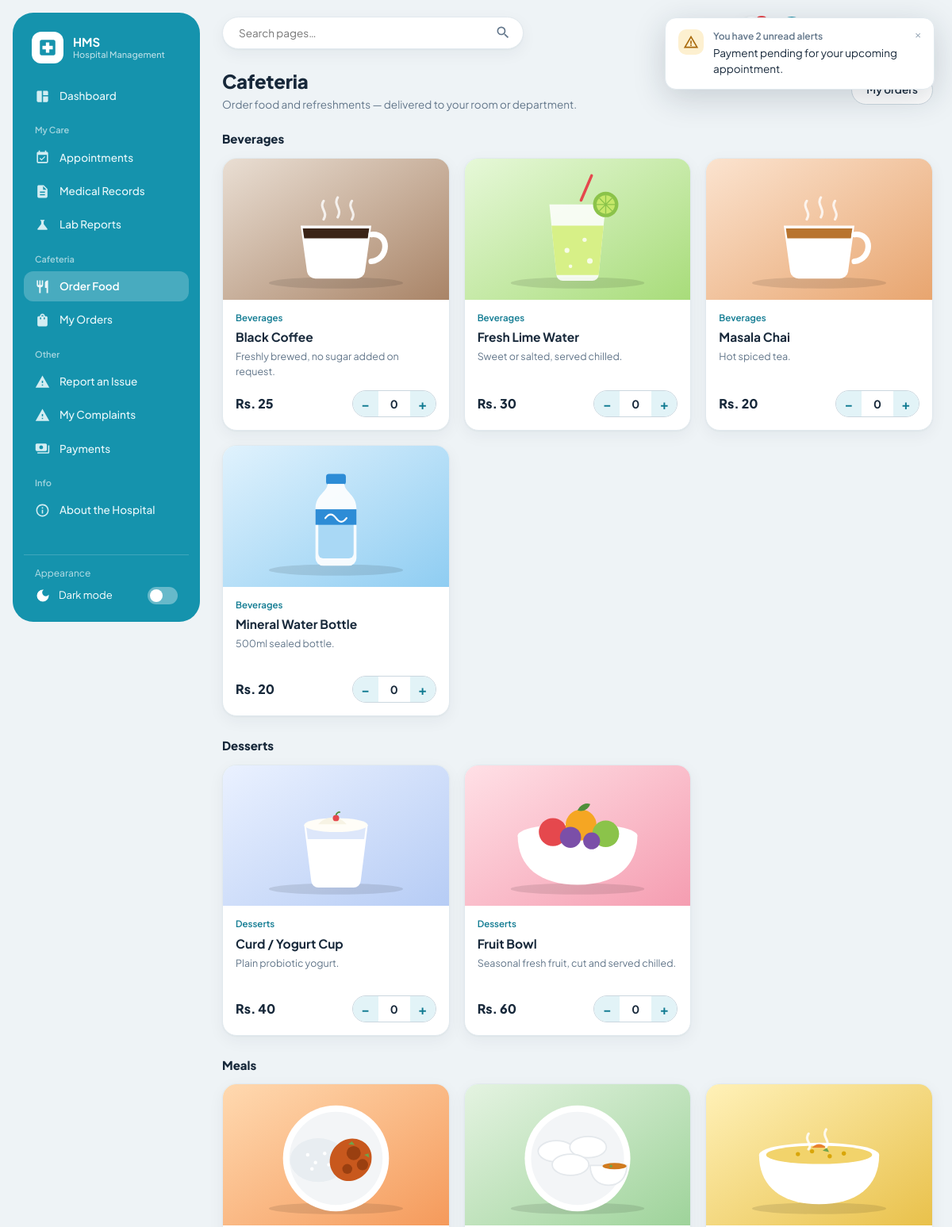
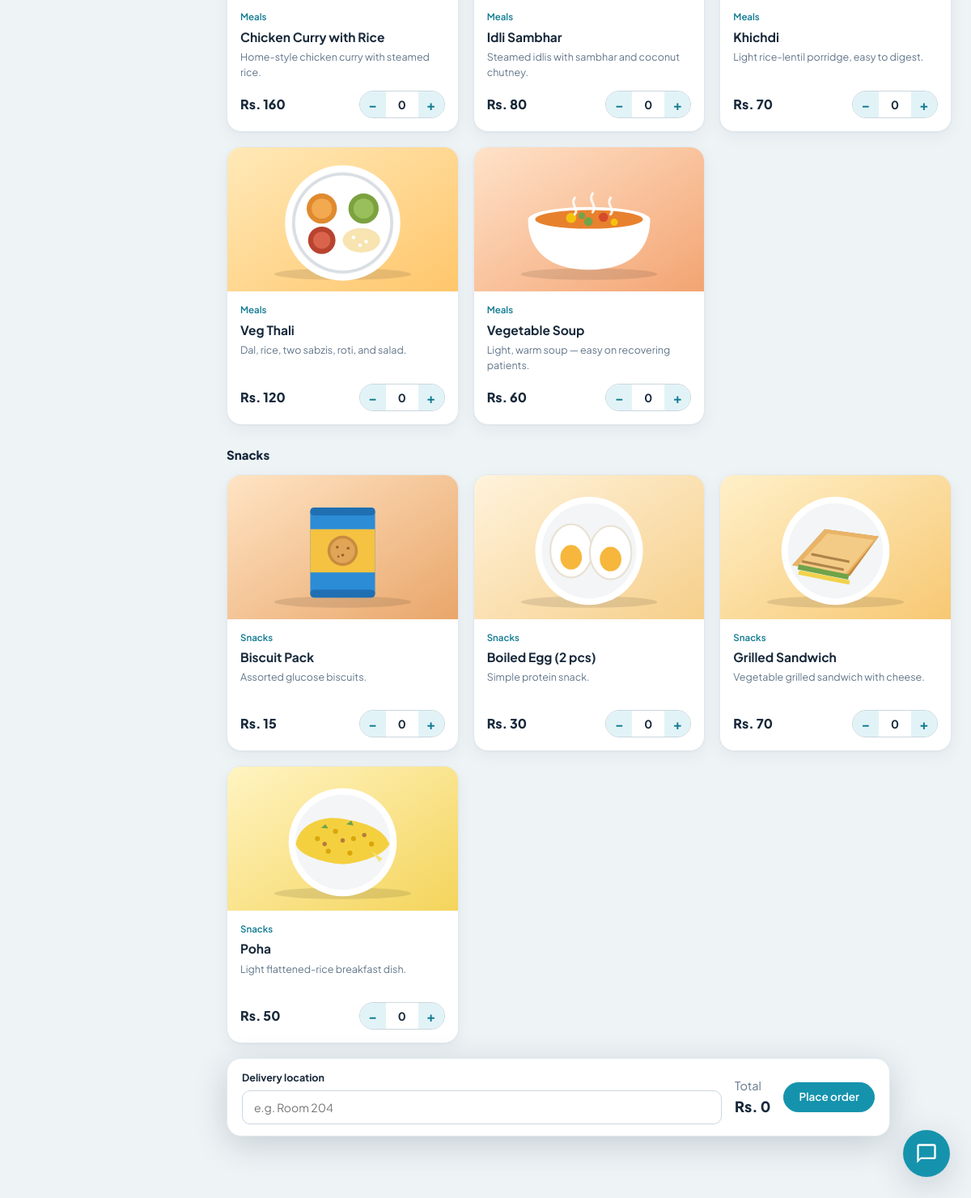
Screenshot of /cafeteria/menu (signed in) with the database file from the repository (2 pictures, top to bottom).
### models.py (models this page shows)
class CafeteriaItem(db.Model):
    __tablename__ = "cafeteria_items"
    id = db.Column(db.Integer, primary_key=True)
    name = db.Column(db.String(120), nullable=False)
    category = db.Column(db.String(60))  # Meals / Beverages / Snacks / Desserts
    price = db.Column(db.Float, nullable=False)
    description = db.Column(db.String(255))
    available = db.Column(db.Boolean, default=True)
    image = db.Column(db.String(120), nullable=True)  # file name inside static/img/cafeteria/
    @property
    def image_file(self):
        if self.image:
            return self.image
        return f"cat_{(self.category or 'meals').lower()}.svg"

### routes/cafeteria.py (the view, shortened to what this page needs)
@cafeteria_bp.route("/menu", methods=["GET", "POST"])
@login_required(roles=["doctor", "patient"])
def menu():
    user = get_current_user()
    items = CafeteriaItem.query.filter_by(available=True).order_by(CafeteriaItem.category, CafeteriaItem.name).all()
    return render_template("cafeteria/menu.html", items=items)

### routes/auth_utils.py (called while the page is built)
def get_current_user():
    if "user_id" not in session:
        return None
    if not hasattr(g, "_current_user"):
        g._current_user = User.query.get(session["user_id"])
    return g._current_user

def login_required(roles=None):
    def decorator(view_func):
        @wraps(view_func)
        def wrapped(*args, **kwargs):
            user = get_current_user()
            if user is None:
                flash("Please log in to continue.", "error")
                return redirect(url_for("auth.portal"))
            if roles and user.role not in roles:
                flash("You don't have access to that page.", "error")
                return redirect(url_for("auth.dashboard_redirect"))
            return view_func(*args, **kwargs)
        return wrapped
    return decorator

### templates/cafeteria/menu.html (shortened to what this page needs)
{% extends "base.html" %}
{% block content %}
<div class="page-header">
  <div>
    <h2>Cafeteria</h2>
    <p class="subtitle">Order food and refreshments — delivered to your room or department.</p>
  </div>
  <a class="btn" href="{{ url_for('cafeteria.my_orders') }}">My orders</a>
</div>
<form method="post" id="orderForm">
  {% if items %}
  {% set cats = [] %}{% for item in items %}{% if (item.category or 'Menu') not in cats %}{% set _ = cats.append(item.category or 'Menu') %}{% endif %}{% endfor %}
  {% for cat in cats %}
  <div class="cafe-cat-title">{{ cat }}</div>
  <div class="menu-grid">
    {% for item in items if (item.category or 'Menu') == cat %}
    <div class="menu-card">
      <img class="menu-img" loading="lazy" src="{{ url_for('static', filename='img/cafeteria/' ~ item.image_file) }}" alt="{{ item.name }}">
      <div class="menu-body">
        <div class="menu-cat">{{ item.category or 'Menu' }}</div>
        <h4>{{ item.name }}</h4>
        <p class="menu-desc">{{ item.description or '' }}</p>
        <div class="menu-footer">
          <span class="price">Rs. {{ "%.0f"|format(item.price) }}</span>
          <div class="qty" data-price="{{ item.price }}">
            <button type="button" data-d="-1" aria-label="Decrease">&minus;</button>
            <input type="number" name="qty_{{ item.id }}" min="0" max="20" value="0" aria-label="Quantity of {{ item.name }}">
            <button type="button" data-d="1" aria-label="Increase">+</button>
          </div>
        </div>
      </div>
    </div>
    {% endfor %}
  </div>
  {% endfor %}
  <div class="order-bar">
    <div class="field grow">
      <label for="delivery_location">Delivery location</label>
      <input type="text" id="delivery_location" name="delivery_location"
             placeholder="{{ 'e.g. Room 204' if session.role == 'patient' else 'e.g. Doctors Lounge, OPD-2' }}" required>
    </div>
    <div><span class="text-muted">Total</span><div class="order-total" id="orderTotal">Rs. 0</div></div>
    <button class="btn btn-primary" type="submit" id="orderBtn" disabled>Place order</button>
  </div>
  {% else %}
  <div class="panel empty-state"><div class="big">The cafeteria menu is currently empty.</div></div>
  {% endif %}
</form>
{% endblock %}

### templates/base.html (shortened to what this page needs)
{% import "_icons.html" as ic %}
{% macro nav(endpoint, label, icon, match=None, bp=None) -%}
  {% set is_active = (request.endpoint == endpoint) or (match and request.endpoint in match) or (bp and request.blueprint == bp) %}
  <a class="nav-link {{ 'active' if is_active }}" href="{{ url_for(endpoint) }}" data-nav>{{ ic[icon]() }}<span>{{ label }}</span></a>
{%- endmacro %}
<!DOCTYPE html>
<html lang="en" data-theme="light">
<head>
  <link rel="stylesheet" href="{{ url_for('static', filename='css/style.css') }}">
</head>
<body>
{% set role = session.role %}
<div class="shell">
  <aside class="sidebar">
    <div class="brand">
      <span class="brand-mark">{{ ic.hospital() }}</span>
      <h1>HMS<small>Hospital Management</small></h1>
    </div>
    {% if role == 'admin' %}
      {{ nav('auth.admin_dashboard','Dashboard','dashboard') }}
      <div class="nav-group-label">Care</div>
      {{ nav('patients.list_patients','Patients','patients',bp='patients') }}
      {{ nav('doctors.list_doctors','Doctors','doctors',bp='doctors') }}
      {{ nav('appointments.list_appointments','Appointments','appointments',bp='appointments') }}
      {{ nav('records.list_records','Records & Rx','records',bp='records') }}
      {{ nav('lab_reports.list_reports','Lab Reports','labreports',bp='lab_reports') }}
      <div class="nav-group-label">Operations</div>
      {{ nav('auth.staff_list','Manage Staff','staff',match=['auth.staff_new','auth.staff_edit']) }}
      {{ nav('leave.admin_leaves','Leave Requests','leave') }}
      {{ nav('pharmacy.list_medicines','Medicine Inventory','pharmacy') }}
      {{ nav('pharmacy.dispense_queue','Dispense Queue','dispense',match=['pharmacy.dispense_item']) }}
      {{ nav('pharmacy.billing','Medicine Billing','billing') }}
      {{ nav('cafeteria.admin_menu','Cafeteria Menu','cafeteria',match=['cafeteria.admin_menu_new','cafeteria.admin_menu_edit']) }}
      {{ nav('cafeteria.admin_orders','Cafeteria Orders','orders') }}
      {{ nav('complaints.admin_complaints','Complaints','complaints') }}
      {{ nav('payments.history','All Payments','payments') }}
    {% elif role == 'patient' %}
      {{ nav('auth.patient_dashboard','Dashboard','dashboard') }}
      <div class="nav-group-label">My Care</div>
      {{ nav('appointments.list_appointments','Appointments','appointments',bp='appointments') }}
      {{ nav('records.list_records','Medical Records','records',bp='records') }}
      {{ nav('lab_reports.list_reports','Lab Reports','labreports',bp='lab_reports') }}
      <div class="nav-group-label">Cafeteria</div>
      {{ nav('cafeteria.menu','Order Food','cafeteria') }}
      {{ nav('cafeteria.my_orders','My Orders','orders') }}
      <div class="nav-group-label">Other</div>
      {{ nav('complaints.new_complaint','Report an Issue','complaints') }}
      {{ nav('complaints.my_complaints','My Complaints','complaints') }}
      {{ nav('payments.history','Payments','payments') }}
    {% endif %}
    <div class="nav-group-label">Info</div>
    {{ nav('auth.about','About the Hospital','about') }}
    <div class="sidebar-spacer"></div>
    <div class="appearance">
      <div class="label">Appearance</div>
      <div class="appearance-row">{{ ic.moon() }}<span>Dark mode</span>
        <button type="button" class="switch" id="themeSwitch" aria-label="Toggle dark mode"></button>
      </div>
    </div>
  </aside>
  <main class="main">
    <div class="topbar">
      <div class="global-search">
        <input type="search" id="globalSearch" placeholder="Search pages…" autocomplete="off" aria-label="Search pages">
      </div>
      <div class="topbar-user">
        <div class="popover-wrap">
          <button type="button" class="icon-btn" id="bellBtn" aria-label="Notifications">
            {{ ic.bell() }}<span class="badge-dot" id="bellCount">0</span>
          </button>
        </div>
        {% if current_user %}
        <div class="popover-wrap">
          <button type="button" class="user-menu-btn" id="userBtn">
            <span class="avatar">{{ current_user.name[:1]|upper }}</span>
            <span class="user-meta"><span class="n">{{ current_user.name }}</span><span class="e">{{ current_user.email }}</span></span>
          </button>
        </div>
        {% endif %}
      </div>
    </div>
    <div class="toast-stack" id="toasts"></div>
    {% block content %}{% endblock %}
  </main>
</div>
{% if role == 'patient' %}
<button type="button" class="chat-fab" id="chatFab" aria-label="Open help assistant">{{ ic.chat() }}</button>
{% endif %}
</body>
</html>

### templates/_icons.html (shortened to what this page needs)
{% macro dashboard(cls='icon') %}<svg class="{{ cls }}" viewBox="0 0 24 24" fill="currentColor" aria-hidden="true"><path fill="none" d="M0 0h24v24H0z"></path><path d="M11 21H5c-1.1 0-2-.9-2-2V5c0-1.1.9-2 2-2h6zm2 0h6c1.1 0 2-.9 2-2v-7h-8zm8-11V5c0-1.1-.9-2-2-2h-6v7z"></path></svg>{% endmacro %}
{% macro appointments(cls='icon') %}<svg class="{{ cls }}" viewBox="0 0 24 24" fill="currentColor" aria-hidden="true"><path fill="none" d="M0 0h24v24H0z"></path><path d="M16.53 11.06 15.47 10l-4.88 4.88-2.12-2.12-1.06 1.06L10.59 17zM19 3h-1V1h-2v2H8V1H6v2H5c-1.11 0-1.99.9-1.99 2L3 19a2 2 0 0 0 2 2h14c1.1 0 2-.9 2-2V5c0-1.1-.9-2-2-2m0 16H5V8h14z"></path></svg>{% endmacro %}
{% macro records(cls='icon') %}<svg class="{{ cls }}" viewBox="0 0 24 24" fill="currentColor" aria-hidden="true"><path fill="none" d="M0 0h24v24H0z"></path><path d="M14 2H6c-1.1 0-1.99.9-1.99 2L4 20c0 1.1.89 2 1.99 2H18c1.1 0 2-.9 2-2V8zm2 16H8v-2h8zm0-4H8v-2h8zm-3-5V3.5L18.5 9z"></path></svg>{% endmacro %}
{% macro cafeteria(cls='icon') %}<svg class="{{ cls }}" viewBox="0 0 24 24" fill="currentColor" aria-hidden="true"><path fill="none" d="M0 0h24v24H0z"></path><path d="M11 9H9V2H7v7H5V2H3v7c0 2.12 1.66 3.84 3.75 3.97V22h2.5v-9.03C11.34 12.84 13 11.12 13 9V2h-2zm5-3v8h2.5v8H21V2c-2.76 0-5 2.24-5 4"></path></svg>{% endmacro %}
{% macro orders(cls='icon') %}<svg class="{{ cls }}" viewBox="0 0 24 24" fill="currentColor" aria-hidden="true"><path fill="none" d="M0 0h24v24H0z"></path><path d="M18 6h-2c0-2.21-1.79-4-4-4S8 3.79 8 6H6c-1.1 0-2 .9-2 2v12c0 1.1.9 2 2 2h12c1.1 0 2-.9 2-2V8c0-1.1-.9-2-2-2m-8 4c0 .55-.45 1-1 1s-1-.45-1-1V8h2zm2-6c1.1 0 2 .9 2 2h-4c0-1.1.9-2 2-2m4 6c0 .55-.45 1-1 1s-1-.45-1-1V8h2z"></path></svg>{% endmacro %}
{% macro complaints(cls='icon') %}<svg class="{{ cls }}" viewBox="0 0 24 24" fill="currentColor" aria-hidden="true"><path fill="none" d="M0 0h24v24H0z"></path><path d="M1 21h22L12 2zm12-3h-2v-2h2zm0-4h-2v-4h2z"></path></svg>{% endmacro %}
{% macro payments(cls='icon') %}<svg class="{{ cls }}" viewBox="0 0 24 24" fill="currentColor" aria-hidden="true"><path fill="none" d="M0 0h24v24H0z"></path><path d="M19 14V6c0-1.1-.9-2-2-2H3c-1.1 0-2 .9-2 2v8c0 1.1.9 2 2 2h14c1.1 0 2-.9 2-2m-9-1c-1.66 0-3-1.34-3-3s1.34-3 3-3 3 1.34 3 3-1.34 3-3 3m13-6v11c0 1.1-.9 2-2 2H4v-2h17V7z"></path></svg>{% endmacro %}
{% macro labreports(cls='icon') %}<svg class="{{ cls }}" viewBox="0 0 24 24" fill="currentColor" aria-hidden="true"><path fill="none" d="M0 0h24v24H0z"></path><path d="M19.8 18.4 14 10.67V6.5l1.35-1.69c.26-.33.03-.81-.39-.81H9.04c-.42 0-.65.48-.39.81L10 6.5v4.17L4.2 18.4c-.49.66-.02 1.6.8 1.6h14c.82 0 1.29-.94.8-1.6"></path></svg>{% endmacro %}
{% macro about(cls='icon') %}<svg class="{{ cls }}" viewBox="0 0 24 24" fill="currentColor" aria-hidden="true"><path fill="none" d="M0 0h24v24H0z"></path><path d="M11 7h2v2h-2zm0 4h2v6h-2zm1-9C6.48 2 2 6.48 2 12s4.48 10 10 10 10-4.48 10-10S17.52 2 12 2m0 18c-4.41 0-8-3.59-8-8s3.59-8 8-8 8 3.59 8 8-3.59 8-8 8"></path></svg>{% endmacro %}
{% macro chat(cls='icon') %}<svg class="{{ cls }}" viewBox="0 0 24 24" fill="currentColor" aria-hidden="true"><path fill="none" d="M0 0h24v24H0z"></path><path d="M20 2H4c-1.1 0-2 .9-2 2v18l4-4h14c1.1 0 2-.9 2-2V4c0-1.1-.9-2-2-2m0 14H6l-2 2V4h16z"></path></svg>{% endmacro %}
{% macro hospital(cls='icon') %}<svg class="{{ cls }}" viewBox="0 0 24 24" fill="currentColor" aria-hidden="true"><path fill="none" d="M0 0h24v24H0z"></path><path d="M19 3H5c-1.1 0-1.99.9-1.99 2L3 19c0 1.1.9 2 2 2h14c1.1 0 2-.9 2-2V5c0-1.1-.9-2-2-2m-1 11h-4v4h-4v-4H6v-4h4V6h4v4h4z"></path></svg>{% endmacro %}
{% macro moon(cls='icon') %}<svg class="{{ cls }}" viewBox="0 0 24 24" fill="currentColor" aria-hidden="true"><path fill="none" d="M0 0h24v24H0z"></path><path d="M12 3a9 9 0 1 0 9 9c0-.46-.04-.92-.1-1.36a5.39 5.39 0 0 1-4.4 2.26 5.403 5.403 0 0 1-3.14-9.8c-.44-.06-.9-.1-1.36-.1"></path></svg>{% endmacro %}

### rows the page displays
CafeteriaItem: category "Beverages", image (picture), name "Black Coffee", description "Freshly brewed, no sugar added on request.", price "25"
CafeteriaItem: image (picture), category "Beverages", name "Fresh Lime Water", description "Sweet or salted, served chilled.", price "30"
CafeteriaItem: image (picture), category "Beverages", name "Masala Chai", description "Hot spiced tea.", price "20"
CafeteriaItem: image (picture), category "Beverages", name "Mineral Water Bottle", description "500ml sealed bottle.", price "20"
CafeteriaItem: category "Desserts", image (picture), name "Curd / Yogurt Cup", description "Plain probiotic yogurt.", price "40"
CafeteriaItem: image (picture), category "Desserts", name "Fruit Bowl", description "Seasonal fresh fruit, cut and served chilled.", price "60"
CafeteriaItem: category "Meals", image (picture), name "Chicken Curry with Rice", description "Home-style chicken curry with steamed rice.", price "160"
CafeteriaItem: image (picture), category "Meals", name "Idli Sambhar", description "Steamed idlis with sambhar and coconut chutney.", price "80"
CafeteriaItem: image (picture), category "Meals", name "Khichdi", description "Light rice-lentil porridge, easy to digest.", price "70"
CafeteriaItem: image (picture), category "Meals", name "Veg Thali", description "Dal, rice, two sabzis, roti, and salad.", price "120"
CafeteriaItem: image (picture), category "Meals", name "Vegetable Soup", description "Light, warm soup — easy on recovering patients.", price "60"
CafeteriaItem: category "Snacks", image (picture), name "Biscuit Pack", description "Assorted glucose biscuits.", price "15"
CafeteriaItem: image (picture), category "Snacks", name "Boiled Egg (2 pcs)", description "Simple protein snack.", price "30"
CafeteriaItem: image (picture), category "Snacks", name "Grilled Sandwich", description "Vegetable grilled sandwich with cheese.", price "70"
CafeteriaItem: image (picture), category "Snacks", name "Poha", description "Light flattened-rice breakfast dish.", price "50"

### other values shown
{{ label }} "Dashboard Appointments Medical Records Lab Reports Order Food My Orders Report an Issue My Complaints Payments About the Hospital"
